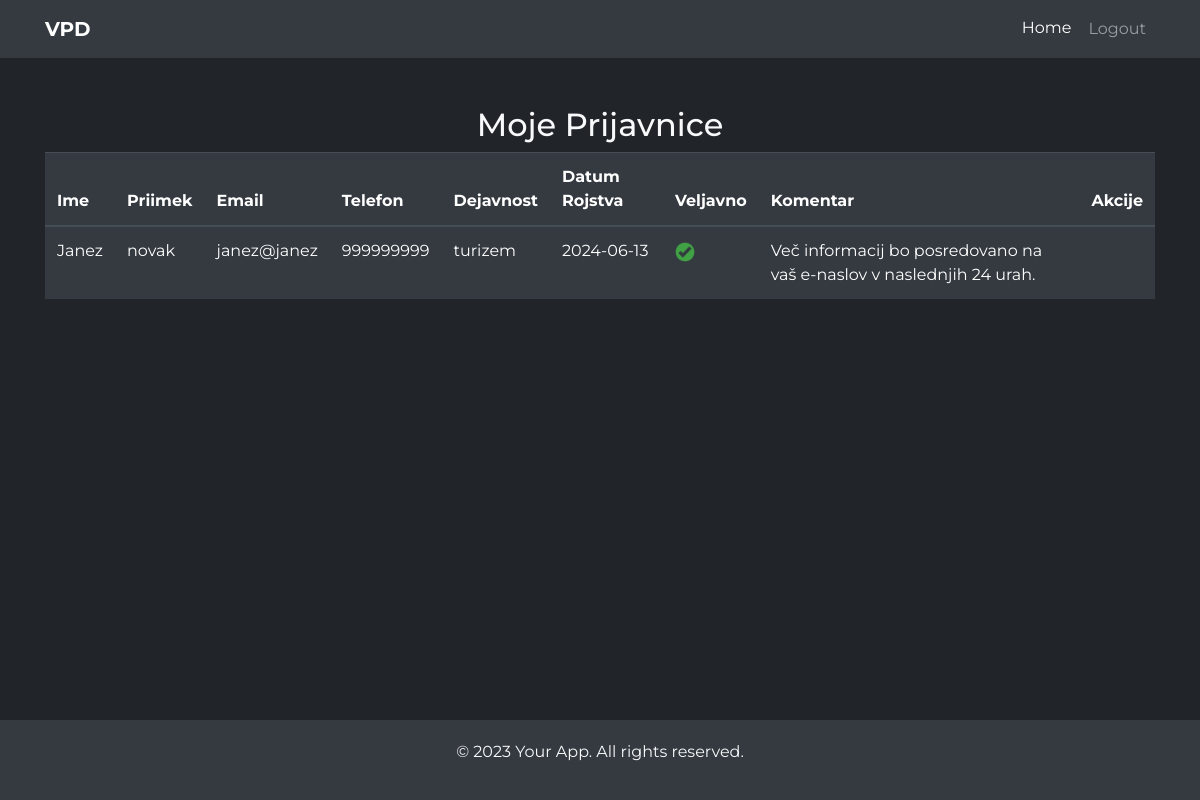
/user_prijavnice/ (signed in), run on the app's committed database.
### webapp/models.py (models this page shows, shortened)
class Prijavnica(models.Model):
    ime = models.CharField(max_length=100, null=True)
    priimek = models.CharField(max_length=100, null=True)
    email = models.CharField(max_length=100, null=True)
    phone = models.CharField(max_length=15, null=True)
    dejavnost = models.CharField(max_length=100, default=None, null=True)
    datumrojstva = models.CharField(max_length=100, default=None, null=True)
    valid = models.BooleanField(null=True, default=None)
    komentar = models.CharField(max_length=255, null=True, default=None)
    user = models.ForeignKey(User, on_delete=models.CASCADE, null=True, blank=True)

### webapp/views.py (the view)
# urls.py: path("user_prijavnice/", views.user_prijavnice, name="user_prijavnice"),
@login_required
def user_prijavnice(request):
    user_prijavnice_list = Prijavnica.objects.filter(user=request.user)
    return render(request, 'user_prijavnice.html', {'prijavnice_list': user_prijavnice_list})

### webapp/templates/user_prijavnice.html (shortened to what this page needs)
{% extends 'base.html' %}
{% load static %}
{% block content %}
<h2 class="text-center">Moje Prijavnice</h2>
<table class="table table-dark">
    <thead>
        <tr>
            <th>Ime</th>
            <th>Priimek</th>
            <th>Email</th>
            <th>Telefon</th>
            <th>Dejavnost</th>
            <th>Datum Rojstva</th>
            <th>Veljavno</th>
            <th>Komentar</th>
            <th>Akcije</th>
        </tr>
    </thead>
    <tbody>
        {% for prijavnica in prijavnice_list %}
        <tr>
            <td>{{ prijavnica.ime }}</td>
            <td>{{ prijavnica.priimek }}</td>
            <td>{{ prijavnica.email }}</td>
            <td>{{ prijavnica.phone }}</td>
            <td>{{ prijavnica.dejavnost }}</td>
            <td>{{ prijavnica.datumrojstva }}</td>
            <td>
                {% if prijavnica.valid is False %}
                    <img src="{% static 'images/x.png' %}" alt="Invalid" width="20">
                {% elif prijavnica.valid is True %}
                    <img src="{% static 'images/checkmark.png' %}" alt="Valid" width="20">
                {% else %}
                    Na čakanju
                {% endif %}
            </td>
            <td>
                {% if prijavnica.valid is False %}
                    {{ prijavnica.komentar }}
                {% elif prijavnica.valid is True %}
                    Več informacij bo posredovano na vaš e-naslov v naslednjih 24 urah.
                {% endif %}
            </td>
            <td>
            </td>
        </tr>
        {% empty %}
        <tr>
            <td colspan="9" class="text-center">Ni prijavnic za prikaz</td>
        </tr>
        {% endfor %}
    </tbody>
</table>
{% endblock %}

### webapp/templates/base.html (style rules this page uses)
body { font-family: 'Montserrat', sans-serif; display: flex; flex-direction: column; min-height: 100vh; background-color: #212529; color: #f8f9fa; }

### data on the page
Prijavnica: ime "Janez", priimek "novak", email "janez@janez", phone "999999999", dejavnost "turizem", datumrojstva "2024-06-13", valid True (drawn), shows "Več informacij bo posredovano na vaš e-naslov v naslednjih 24 urah."
